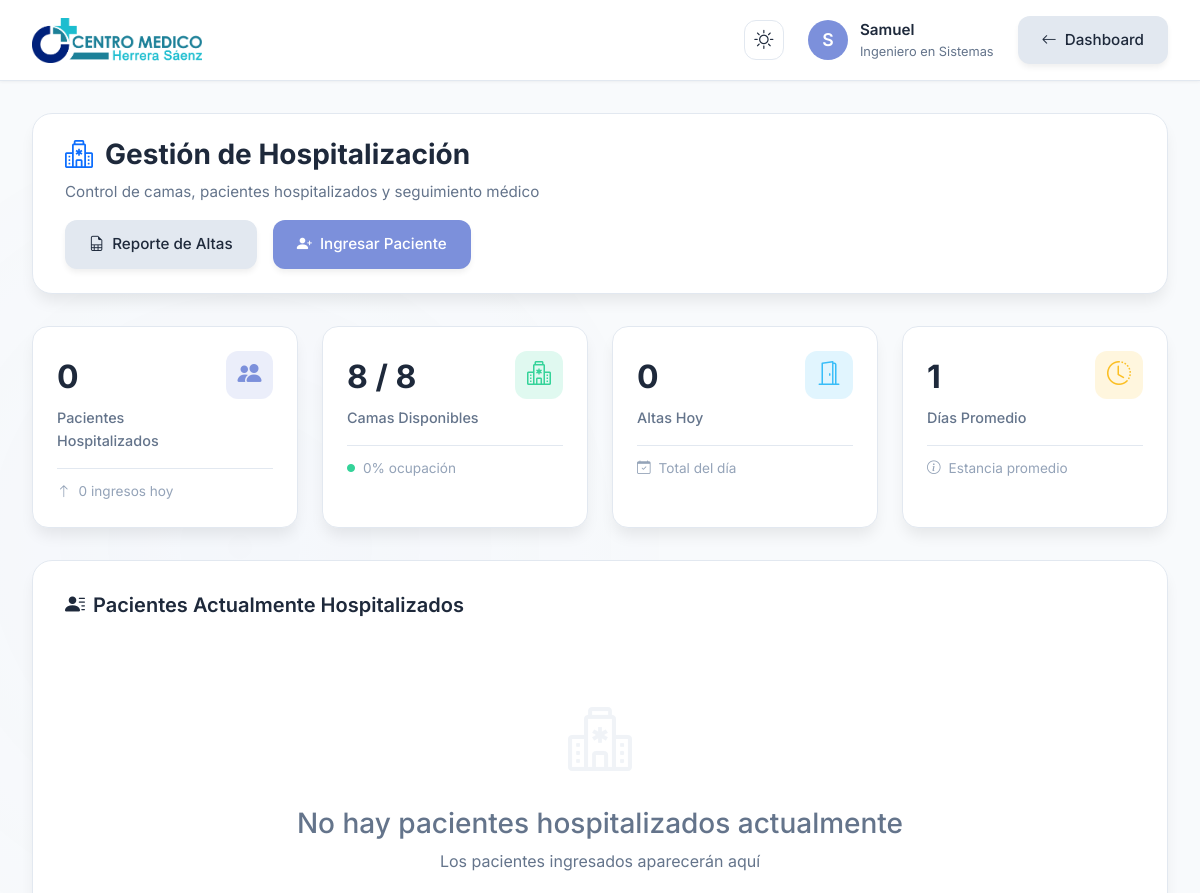
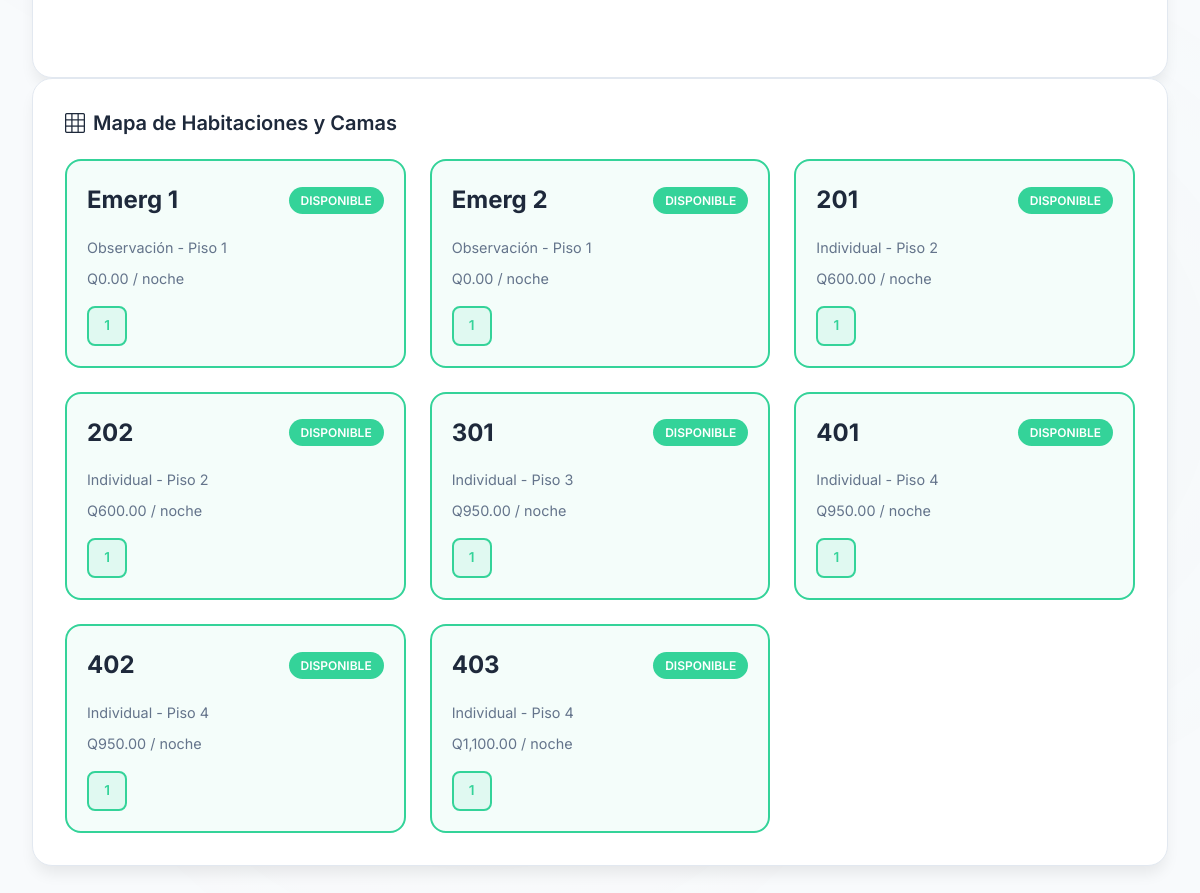
/php/hospitalization/index.php (signed in), run on the app's committed database (2 pictures, top to bottom).
### tables this page shows
CREATE TABLE `habitaciones` (
  `id_habitacion` int NOT NULL,
  `numero_habitacion` varchar(10) NOT NULL,
  `tipo_habitacion` enum('Individual','Compartida','UCI','Pediatría','Observación') NOT NULL,
  `tarifa_por_noche` decimal(10,2) NOT NULL,
  `piso` varchar(50) DEFAULT NULL,
  `estado` enum('Disponible','Ocupada','Mantenimiento','Reservada') DEFAULT 'Disponible',
  `descripcion` text,
  `tiene_bano` tinyint(1) DEFAULT '1',
  `tiene_tv` tinyint(1) DEFAULT '0',
  `tiene_aire_acondicionado` tinyint(1) DEFAULT '0',
  `capacidad_maxima` int DEFAULT '1',
  `fecha_creacion` timestamp NULL DEFAULT CURRENT_TIMESTAMP,
  `fecha_actualizacion` timestamp NULL DEFAULT CURRENT_TIMESTAMP ON UPDATE CURRENT_TIMESTAMP
);

CREATE TABLE `camas` (
  `id_cama` int NOT NULL,
  `id_habitacion` int NOT NULL,
  `numero_cama` varchar(5) NOT NULL,
  `estado` enum('Disponible','Ocupada','Mantenimiento','Reservada') DEFAULT 'Disponible',
  `descripcion` text,
  `fecha_creacion` timestamp NULL DEFAULT CURRENT_TIMESTAMP,
  `fecha_actualizacion` timestamp NULL DEFAULT CURRENT_TIMESTAMP ON UPDATE CURRENT_TIMESTAMP
);

### php/hospitalization/index.php (the view, shortened to what the rows shown need)
<?php
require_once '../../config/database.php';
try {
    $database = new Database();
    $conn = $database->getConnection();
    $stmt_rooms = $conn->query("
        SELECT
            h.id_habitacion,
            h.numero_habitacion,
            h.tipo_habitacion,
            h.piso,
            h.tarifa_por_noche,
            h.capacidad_maxima,
            COUNT(c.id_cama) as total_camas,
            SUM(CASE WHEN c.estado = 'Ocupada' THEN 1 ELSE 0 END) as camas_ocupadas,
            h.estado as estado_habitacion
        FROM habitaciones h
        LEFT JOIN camas c ON h.id_habitacion = c.id_habitacion
        GROUP BY h.id_habitacion
        ORDER BY h.piso, h.numero_habitacion
    ");
    $habitaciones = $stmt_rooms->fetchAll(PDO::FETCH_ASSOC);
} catch (Exception $e) {
    die("Error: " . $e->getMessage());
}
?>
<!DOCTYPE html>
<html lang="es" data-theme="light">
<head>
    <link rel="stylesheet" href="https://cdn.jsdelivr.net/npm/bootstrap-icons@1.10.0/font/bootstrap-icons.css">
    <link href="https://cdn.jsdelivr.net/npm/bootstrap@5.3.0/dist/css/bootstrap.min.css" rel="stylesheet">
</head>
<body>
    <div class="dashboard-container">
        <main class="main-content">
            <div class="page-header">
                <h1 class="page-title">
                    <i class="bi bi-hospital text-primary"></i>
                    Gestión de Hospitalización
                </h1>
            </div>
            <div class="patients-container">
                <h2 class="section-title">
                    <i class="bi bi-person-lines-fill"></i>
                    Pacientes Actualmente Hospitalizados
                </h2>
            </div>
            <div class="bed-map-container">
                <h2 class="section-title">
                    <i class="bi bi-grid-3x3"></i>
                    Mapa de Habitaciones y Camas
                </h2>
                <div class="rooms-grid">
                    <?php foreach ($habitaciones as $hab): ?>
                        <?php
                        $estado_class = 'available';
                        $badge_text = 'Disponible';
                        $badge_class = 'disponible';
                        ?>
                        <div class="room-card <?php echo $estado_class; ?>"
                            onclick="viewRoomDetails(<?php echo $hab['id_habitacion']; ?>)">
                            <div class="room-header">
                                <span class="room-number"><?php echo htmlspecialchars($hab['numero_habitacion']); ?></span>
                                <span class="room-badge <?php echo $badge_class; ?>"><?php echo $badge_text; ?></span>
                            </div>
                            <div class="room-type">
                                <?php echo htmlspecialchars($hab['tipo_habitacion']); ?> - Piso
                                <?php echo htmlspecialchars($hab['piso']); ?>
                            </div>
                            <div class="room-type">
                                Q<?php echo number_format($hab['tarifa_por_noche'], 2); ?> / noche
                            </div>
                            <div class="room-beds">
                                <?php
                                $stmt_beds = $conn->prepare("SELECT numero_cama, estado FROM camas WHERE id_habitacion = ? ORDER BY numero_cama");
                                $stmt_beds->execute([$hab['id_habitacion']]);
                                $beds = $stmt_beds->fetchAll(PDO::FETCH_ASSOC);
                                foreach ($beds as $bed):
                                    $bed_estado = strtolower($bed['estado']);
                                    ?>
                                    <div class="bed-indicator <?php echo $bed_estado; ?>"
                                        title="Cama <?php echo $bed['numero_cama']; ?> - <?php echo $bed['estado']; ?>">
                                        <?php echo htmlspecialchars($bed['numero_cama']); ?>
                                    </div>
                                <?php endforeach; ?>
                            </div>
                        </div>
                    <?php endforeach; ?>
                </div>
            </div>
        </main>
    </div>
</body>
</html>

### data on the page
habitaciones: numero_habitacion "Emerg 1", badge_text "DISPONIBLE", tipo_habitacion "Observación", piso "1", tarifa_por_noche "0.00"
camas: numero_cama "1"
habitaciones: numero_habitacion "Emerg 2", badge_text "DISPONIBLE", tipo_habitacion "Observación", piso "1", tarifa_por_noche "0.00"
habitaciones: numero_habitacion "201", badge_text "DISPONIBLE", tipo_habitacion "Individual", piso "2", tarifa_por_noche "600.00"
habitaciones: numero_habitacion "202", badge_text "DISPONIBLE", tipo_habitacion "Individual", piso "2", tarifa_por_noche "600.00"
habitaciones: numero_habitacion "301", badge_text "DISPONIBLE", tipo_habitacion "Individual", piso "3", tarifa_por_noche "950.00"
habitaciones: numero_habitacion "401", badge_text "DISPONIBLE", tipo_habitacion "Individual", piso "4", tarifa_por_noche "950.00"
habitaciones: numero_habitacion "402", badge_text "DISPONIBLE", tipo_habitacion "Individual", piso "4", tarifa_por_noche "950.00"
habitaciones: numero_habitacion "403", badge_text "DISPONIBLE", tipo_habitacion "Individual", piso "4", tarifa_por_noche "1,100.00"

### other printed values
substr($user_name, 0, 1) "S"
$user_name "Samuel"
$user_specialty "Ingeniero en Sistemas"
$pacientes_activos "0"
$ingresos_hoy "0"
$camas_disponibles "8"
$total_beds "8"
$porcentaje_ocupacion "0"
$altas_hoy "0"
$estancia_promedio "1"
